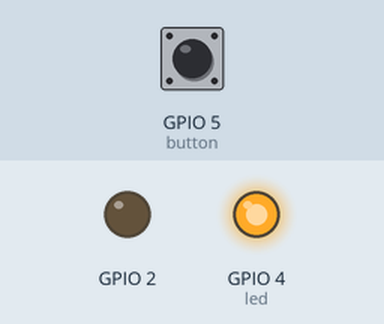
A sketch run on a simulated ESP8266 (NodeMCU). Parts: output pins drawn as LEDs (lit = HIGH). Inputs (shaded band) come from the test bench; at power-on: GPIO 5 (button) HIGH. WiFi joins after 1.5 s; servers stay silent unless stated; what the sketch prints to the serial monitor is not drawn.

Above: at 3.2 s.
3.3 s: GPIO 5 (button) pulled LOW for 0.15 s
At 4.0 s:
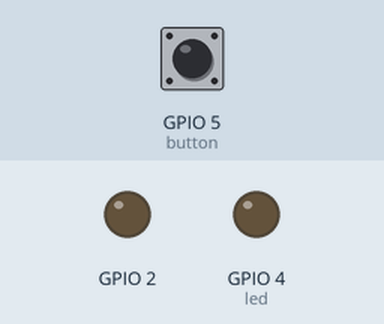
4.9 s: GPIO 5 (button) pulled LOW for 1 s
At 6.5 s:
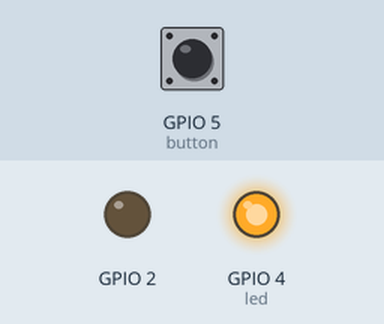
7.4 s: GPIO 5 (button) pulled LOW for 3.2 s
At 11.3 s:
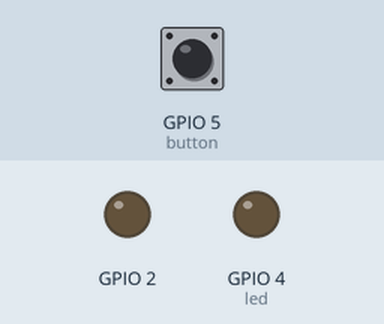
Timing chart, 0 to 12.8 s (numbered marks = the images above; inputs shaded):
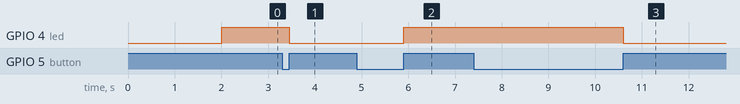

The sketch:

nodemcu-code-arduino.ino
```cpp
#include <Arduino.h>
#include <SocketIoClient.h>
#include <ESP8266WiFi.h>
#include <ArduinoJson.h>

#define USER_SERIAL Serial

const char *ssid = "SSID";
const char *pass = "paspaspas";

int button = 5;
int led = 4;
int status = false; // to trigger led high or low
char toEmit[5];     // to emit to server; hold status to be converted from int to char

SocketIoClient webSocket;

void setup()
{

  pinMode(LED_BUILTIN, OUTPUT); // Initialize the LED_BUILTIN pin as an output

  USER_SERIAL.begin(115200);

  connectWiFi();

  // uncomment for your environment
  // this is for local dev
  webSocket.begin("128.199.183.222", 5000);

  // for prod; not working with https?
  //  webSocket.begin("socket-api.rltech.xyz");

  webSocket.on("message", controlled);
  webSocket.on("msg", controlledButton);
  webSocket.on("getStatus", returnStatus);
  pinMode(led, OUTPUT);
  pinMode(button, INPUT_PULLUP);
}

void loop()
{
  webSocket.loop();

  // if button is pressed
  if (digitalRead(button) == true)
  {
    // negate
    status = !status;
    webSocket.emit("manual", itoa(status, toEmit, 5));
    digitalWrite(led, status); // then on off led
  }
  while (digitalRead(button) == true)
    ; // button will loop here because it is pull up
}

// return status
void returnStatus(const char *message, size_t length)
{
  // emit to server what is the status always
  webSocket.emit("manual", itoa(status, toEmit, 5));
}

// when controlled using the web/mobile app
void controlled(const char *message, size_t length)
{
  //  USER_SERIAL.println(message);

  DynamicJsonDocument doc(1024);
  deserializeJson(doc, message);

  short val = doc["value"];
  status = !status; // negate

  if (val == 1)
  {
    digitalWrite(led, status); // then on off led
  }
  else
  {
    digitalWrite(led, status); // then on off led
  }
}

// when controlled manually by button
void controlledButton(const char *message, size_t length)
{
  //  USER_SERIAL.println(message);

  DynamicJsonDocument doc(1024);
  deserializeJson(doc, message);

  // emit to server
  webSocket.emit("logs");

  short val = doc["value"];
  if (val == 1)
  {
    digitalWrite(led, HIGH); // then on off led
  }
  else
  {
    digitalWrite(led, LOW); // then on off led
  }
}

void connectWiFi()
{
  WiFi.begin(ssid, pass);
  while (WiFi.status() != WL_CONNECTED)
  {
    USER_SERIAL.print(".");
    delay(1000);
  }

  USER_SERIAL.print("");
  USER_SERIAL.println("WiFi connected");
  USER_SERIAL.print("IP Address : ");
  USER_SERIAL.println(WiFi.localIP());
}
```

Measured:
- after the input at 3.3 s, GPIO 4 (led): HIGH → LOW after 0.15 s
- after the input at 4.9 s, GPIO 4 (led): LOW → HIGH after 1.0 s
- after the input at 7.4 s, GPIO 4 (led): HIGH → LOW after 3.2 s
